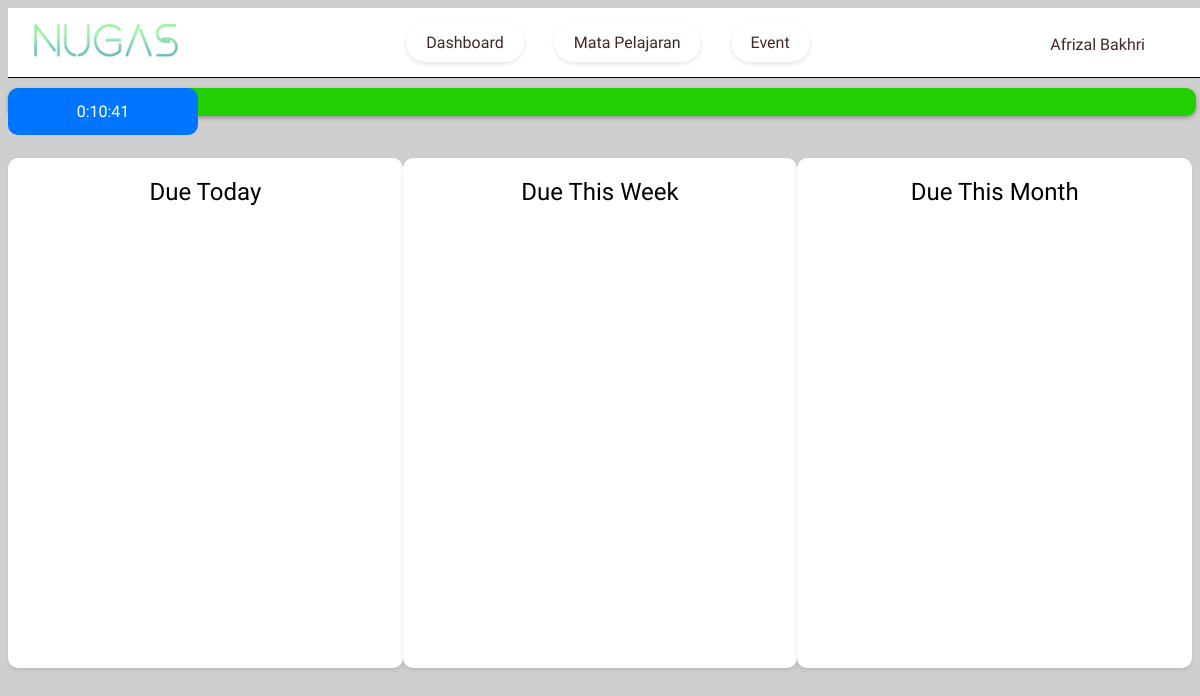
/user/deadline.php (signed in), run on an earlier commit of the app's database.
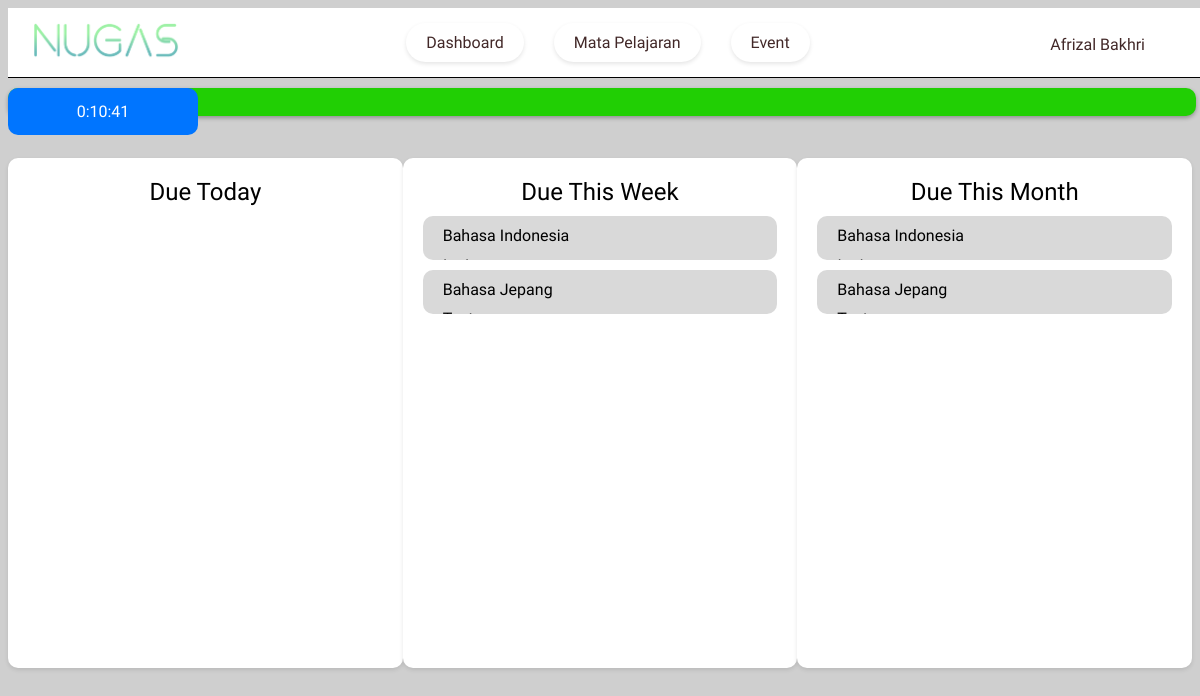
And on a later commit of the database.
### tables this page shows
CREATE TABLE `tugas` (
  `ID` varchar(5) NOT NULL,
  `ID_kp` varchar(5) NOT NULL,
  `Nama` varchar(30) NOT NULL,
  `Tanggal_dibuat` date NOT NULL,
  `Deadline` date NOT NULL
);

CREATE TABLE `kp_mapel` (
  `ID_kp` varchar(5) NOT NULL,
  `NIP` int(7) NOT NULL,
  `Nama` varchar(30) NOT NULL,
  `Jadwal_Kegiatan` varchar(10) NOT NULL
);

### user/deadline.php (the view, shortened to what this page needs)
<?php
include "../service/database.php";
?>
<!DOCTYPE html>
<html>
<head>
    <link rel="stylesheet" href="../user/styles/deadline1.css">
</head>
<body>
    <div class="navbar">
        <div class="logo">
            <img src="../Assets/nugas.png" alt="Logo NUGAS" style="width: 150px;">
        </div>
        <a href="home.php">Dashboard</a>
        <a href="mapel.php">Mata Pelajaran</a>
        <a href="event.php">Event</a>
    </div>
    <div class="pengguna" onclick="togglePenggunaContent()">
        <span><?php echo $_SESSION['username'] ?></span>
    </div>
    <div class="announcement">
        <div class="time">
            <a id="realtime-clock">12:00</a>
        </div>
        <marquee><a id="announcement-text">
        </a></marquee>
    </div>
    <div class="main-container">
        <div class="task-container today">
            <a>Due Today</a>
        </div>
        <div class="task-container week">
            <a>Due This Week</a>
            <div id="tasks-week">
                <?php
                    $sql = "SELECT kpm.Nama as 'mapel', t.Nama as 'deskripsi' FROM tugas as t join kp_mapel as kpm on t.ID_kp = kpm.ID_kp WHERE deadline BETWEEN DATE(NOW()) AND DATE_ADD(DATE(NOW()), INTERVAL 7 DAY);";
                    $query = mysqli_query($db, $sql);
                    while($result = mysqli_fetch_assoc($query)){
                        echo "<div class='matematika'>";
                        echo "<span>".$result['mapel']."</span>";
                        echo "<div id='matematikaContent'>";
                        echo "<span>".$result['deskripsi']."</span>";
                        echo "</div>";
                        echo "</div>";
                    }
                ?>
            </div>
        </div>
        <div class="task-container month">
            <a>Due This Month</a>
            <div id="tasks-month">
                <?php
                    $sql = "SELECT kpm.Nama as 'mapel', t.Nama as 'deskripsi' FROM tugas as t join kp_mapel as kpm on t.ID_kp = kpm.ID_kp WHERE deadline BETWEEN DATE(NOW()) AND DATE_ADD(DATE(NOW()), INTERVAL 30 DAY);";
                    $query = mysqli_query($db, $sql);
                    while($result = mysqli_fetch_assoc($query)){
                        echo "<div class='matematika'>";
                        echo "<span>".$result['mapel']."</span>";
                        echo "<div id='matematikaContent'>";
                        echo "<span>".$result['deskripsi']."</span>";
                        echo "</div>";
                        echo "</div>";
                    }
                ?>
            </div>
        </div>
    </div>
</body>
</html>

What changed in the data, as far as the page shows it:
added tugas: kp_mapel.Nama "Bahasa Indonesia"
added tugas: kp_mapel.Nama "Bahasa Jepang"
